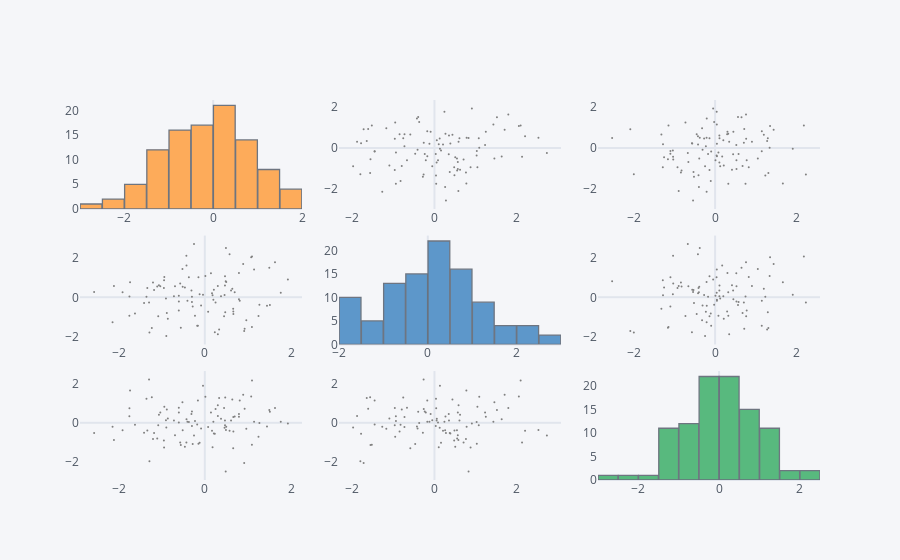

Write notebook code for a chart like this one.
### Code cell
# Scatter matrix
df_numeric.scatter_matrix()
